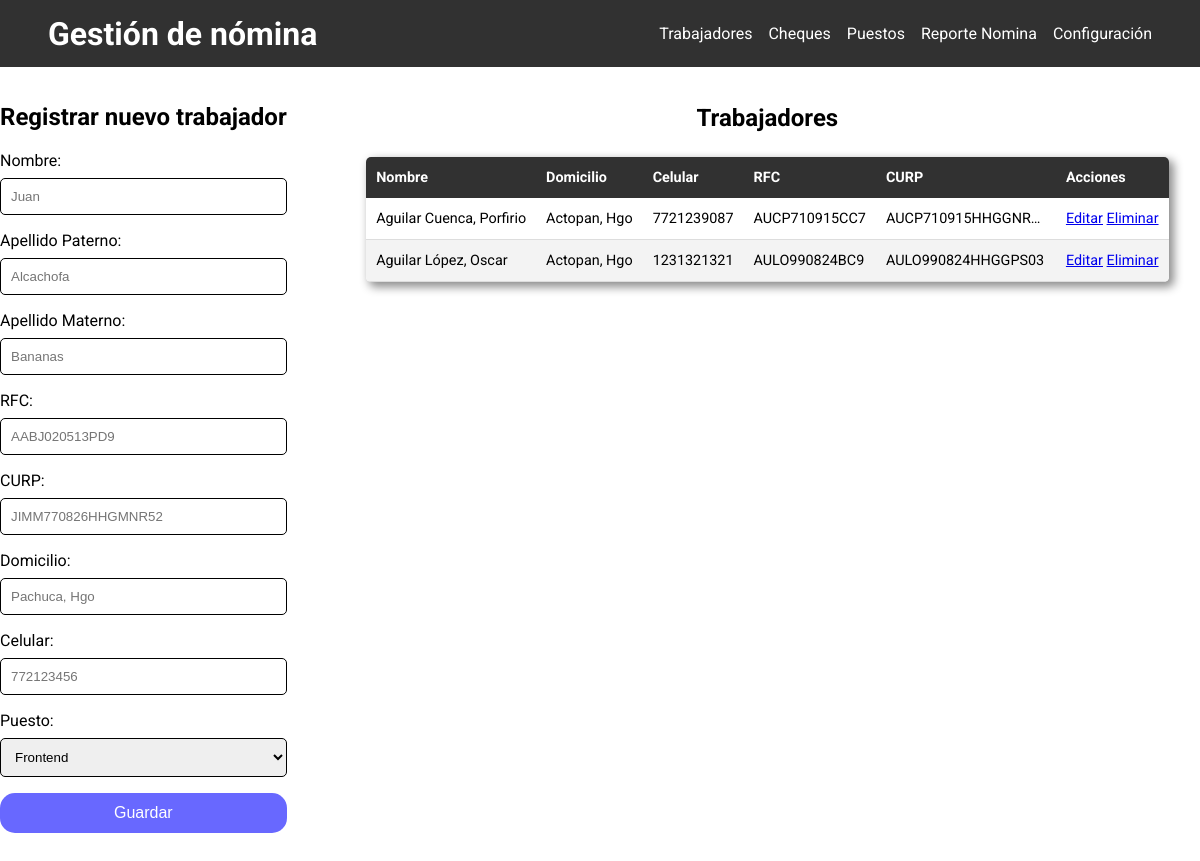
Screenshot of /trabajador-index.php with the database file from the repository.
### tables this page shows
CREATE TABLE IF NOT EXISTS `trabajador` (
  `idTrabajador` INT NOT NULL AUTO_INCREMENT,
  `nombre` VARCHAR(80) NOT NULL,
  `apellido_paterno` VARCHAR(80) NOT NULL,
  `apellido_materno` VARCHAR(80) NOT NULL,
  `RFC` VARCHAR(13) NOT NULL UNIQUE,
  `CURP` VARCHAR(18) NOT NULL UNIQUE,
  `domicilio` VARCHAR(255) NOT NULL,
  `celular` VARCHAR(10) NOT NULL,
  `Puesto_idPuesto` TINYINT(3) NOT NULL,
  PRIMARY KEY (`idTrabajador`),
  KEY `fk_Trabajador_Puesto_idx` (`Puesto_idPuesto`),
  CONSTRAINT `fk_Trabajador_Puesto`
    FOREIGN KEY (`Puesto_idPuesto`)
    REFERENCES `puesto` (`idPuesto`));

### includes/helpers.php (called while the page is built, shortened)
<?php
function get_trabajadores($db)
{
    $query = "SELECT * FROM trabajador ORDER BY apellido_paterno ASC";
    $result_user = mysqli_query($db, $query);
    return $result_user;
}
function get_puestos($db)
{
    $query = "SELECT * FROM puesto";
    $result = mysqli_query($db, $query);
    return $result;
}

### trabajador-index.php (the view)
<?php include './includes/header.php' ?>
<div class="container-fluid">
  <div class="form-container">
    <h2>Registrar nuevo trabajador</h2>
    <form action="save-trabajador.php" method="post" class="form">
      <label for="nombre" class="form-label">
        <span>Nombre:</span>
        <input required type="text" name="nombre" id="nombre" placeholder="Juan">
      </label>
      <label for="apellido_paterno" class="form-label">
        <span>Apellido Paterno:</span>
        <input required type="text" name="apellido_paterno" id="apellido_paterno" placeholder="Alcachofa">
      </label>
      <label for="apellido_materno" class="form-label">
        <span>Apellido Materno:</span>
        <input required type="text" name="apellido_materno" id="apellido_materno" placeholder="Bananas">
      </label>
      <label for="RFC" class="form-label">
        <span>RFC:</span>
        <input required type="text" name="RFC" id="RFC" minlength="12" placeholder="AABJ020513PD9">
      </label>
      <label for="CURP" class="form-label">
        <span>CURP:</span>
        <input required type="text" name="CURP" id="CURP" minlength="18" placeholder="JIMM770826HHGMNR52">
      </label>
      <label for="domicilio">
        <span>Domicilio:</span>
        <input required type="text" name="domicilio" id="domicilio" placeholder="Pachuca, Hgo">
      </label>
      <label for="celular">
        <span>Celular:</span>
        <input required type="tel" name="celular" id="celular" minlength="10" placeholder="772123456">
      </label>
      <label for="idPuesto">
        <span>Puesto:</span>
        <select name="idPuesto" id="idPuesto" required>
          <?php
          $puestos = get_puestos($db);
          while ($row = mysqli_fetch_array($puestos)) :
          ?>
            <option value="<?= $row['idPuesto'] ?>"><?= $row['nombre'] ?></option>
          <?php endwhile; ?>
        </select>
      </label>
      <button type="submit" class="btn is-primary" name="save_trabajador">Guardar</button>
    </form>
  </div>
  <div class="table-container">
    <h2 class="center">Trabajadores</h2>
    <table class="table">
      <thead>
        <tr>
          <th>Nombre</th>
          <th>Domicilio</th>
          <th>Celular</th>
          <th>RFC</th>
          <th>CURP</th>
          <th>Acciones</th>
        </tr>
      </thead>
      <tbody>
        <?php
        $trabajador_data = get_trabajadores($db);
        while ($row = mysqli_fetch_array($trabajador_data)) :
          $name = $row['apellido_paterno'] . ' ' . $row['apellido_materno'] . ', ' . $row['nombre'];
        ?>
          <tr>
            <td class="table-ellipsis"><?= $name ?></td>
            <td><?= $row['domicilio'] ?></td>
            <td><?= $row['celular'] ?></td>
            <td><?= $row['RFC'] ?></td>
            <td class="table-ellipsis"><?= $row['CURP'] ?></td>
            <td>
              <a href="edit-trabajador.php?id=<?php echo $row['idTrabajador'] ?>">Editar</a>
              <a href="delete-trabajador.php?id=<?= $row['idTrabajador'] ?>" onclick="confirm('Desea eliminar?')">Eliminar</a>
            </td>
          </tr>
        <?php endwhile ?>
      </tbody>
    </table>
  </div>
</div>
<?php include './includes/footer.php' ?>

### static/css/styles.css (style rules this page uses)
:root { --gray20: rgb(49, 49, 49); --gray10: #000; --green: #02b875; }
body { font-family: "Roboto", sans-serif; margin: 0; }
.btn { border-radius: 15px; border: none; color: white; font-size: 1rem; padding: 0.7rem; text-align: center; text-decoration: none; }
.btn.is-primary { background-color: rgb(104, 104, 255); }
.container-fluid { display: flex; justify-content: flex-start; gap: 1rem; }
.form-container { margin-right: 2rem; margin-bottom: 3rem; }
.form { display: flex; flex-direction: column; gap: 1rem; }
.form label { display: flex; flex-direction: column; gap: 0.5rem; }
.form input, .form select, .form textarea { border: 1px solid black; border-radius: 5px; padding: 10px; }
.form-container h2 { text-align: center; }
.table-container { margin: 1px auto; }
.table-ellipsis { max-width: 160px; display: block; white-space: nowrap; overflow: hidden; text-overflow: ellipsis; }
.table-container h2 { text-align: center; }
.table { border-collapse: collapse; margin: 25px auto; font-size: 0.9em; min-width: 400px; border-radius: 5px; overflow: hidden; box-shadow: 4px 4px 10px 1px rgba(0, 0, 0, 0.45); }
.table thead tr { background-color: var(--gray20); color: #ffffff; text-align: left; font-weight: bold; }
.table th, .table td { padding: 12px 10px; }
.table tbody tr { border-bottom: 1px solid #dddddd; }
.table tbody tr:nth-of-type(even) { background-color: #f3f3f3; }

### rows the page displays
trabajador: name "Aguilar Cuenca, Porfirio", domicilio "Actopan, Hgo", celular "7721239087", RFC "AUCP710915CC7", CURP "AUCP710915HHGGNR09"
trabajador: name "Aguilar López, Oscar", domicilio "Actopan, Hgo", celular "1231321321", RFC "AULO990824BC9", CURP "AULO990824HHGGPS03"

### other values shown
form field idPuesto "Frontend"
